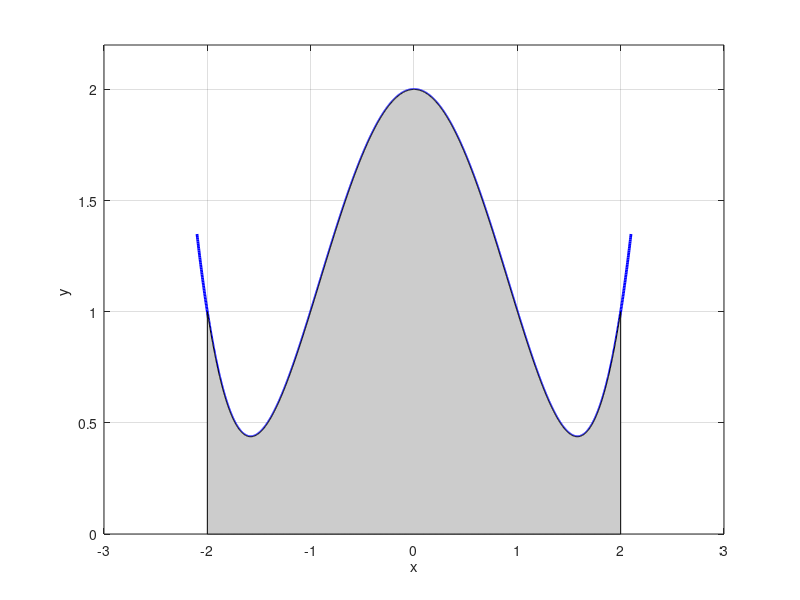
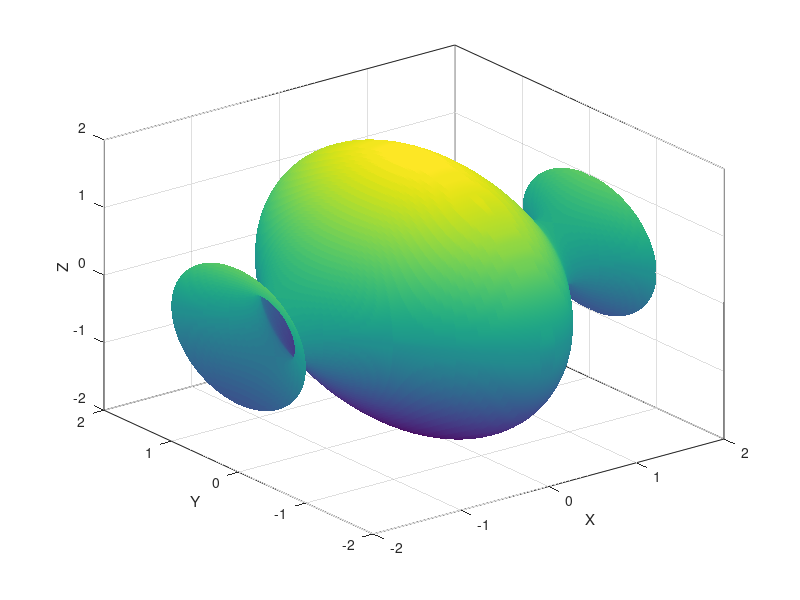
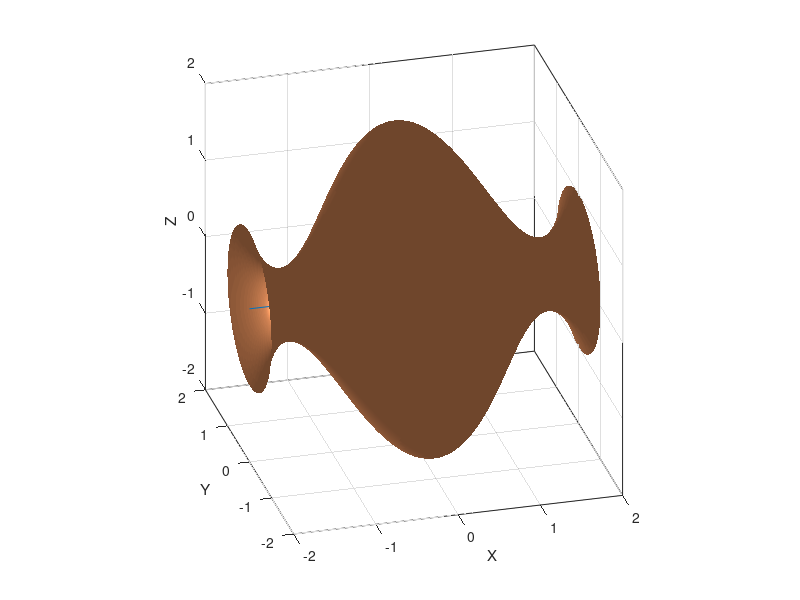
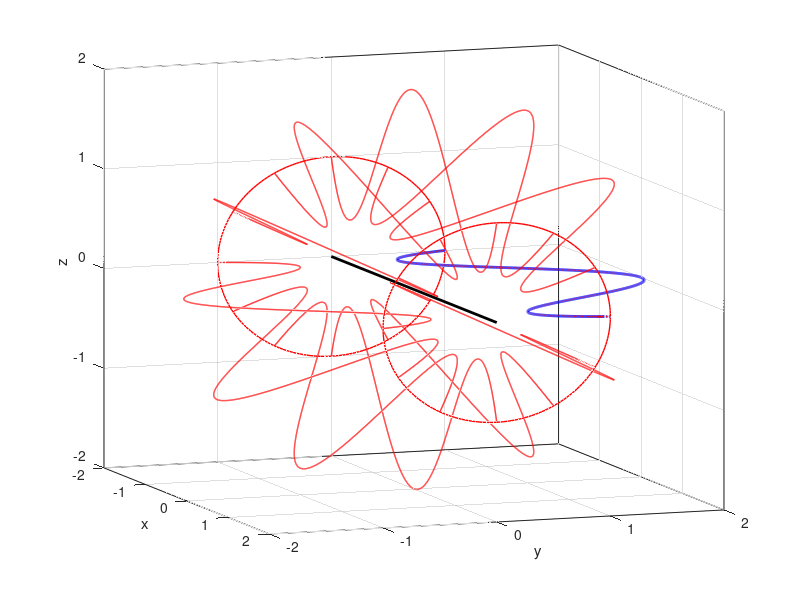

Recreate these plots in MATLAB, in order.
% math_vol_01.m
% 12 may 2015
% Ian Cooper   School of Physics   University of Sydney
% cooper@physics.usyd.edu.au
% http://www.physics.usyd.edu.au/teach_res/mp/mphome.htm
clear all
close all
clc

% INPUTS =================================================================
% number of partitions
    N = 2000;
% xA   xB  lower and upper bounds of region to be rotated
   xA = -2;
   xB = 2;

% x1   x2  limits for plotting function y = f(x)
   x1 = -2.1;
   x2 = 2.1;

% x values for region   /   xf values for function 
   x  = linspace(xA,xB,N);
   xF = linspace(x1,x2,N);
  
% Region y   /   Function  yF
   k = 5;
   y  = 2+(x.^4 - k .* x.^2)/4;
   yF = 2+(xF.^4 - k .* xF.^2)/4;
   %y = k .* sin(2*pi*x/2);



% GRAPHICS ===============================================================

figure(1)    % Region   /    Function   ---------------------------------
    col = 'b';
    fs = 9;
    set(gcf,'units','normalized','position',[0.1 0.7 0.22 0.22]);
    tx = 'x';
    ty = 'y ';
    
    xP = xF; yP = yF;
    plot(xP,yP,col,'lineWidth',2);
    xlabel(tx); ylabel(ty);
    hold on
   
    xP = x; yP = y;
    h_area = area(xP,yP);
    set(h_area,'FaceColor',[0.8 0.8 0.8]);
   
   set(gca,'Ylim',[0 1.1 * max(y)]);
%set(gca,'Ylim',Yrange);
%set(gca,'Xtick',xValues);
    grid on;
    box on;

figure(2)   % [3D] plot -------------------------------------------------
set(gcf,'units','normalized','position',[0.35 0.7 0.22 0.22]);
[X,Y,Z] = cylinder(y,100);
z = xA + Z.*(xB-xA);
surf(z,Y,X);
%axis square
xlabel('X'); ylabel('Y'); zlabel('Z') 
shading interp
box on

figure(3)   % [3D] plot --------------------------------------------------
set(gcf,'units','normalized','position',[0.6 0.7 0.22 0.22]);
[X,Y,Z] = cylinder(y,100);
z = xA + Z.*(xB-xA);
surfl(z,Y,X);
axis square
xlabel('X'); ylabel('Y'); zlabel('Z') 
shading interp
colormap(copper)
hold on
plot3([xA xB],[0 0], [0 0]);
box on
view(-15,26);

figure(4)   % animation of the rotation ---------------------------------
set(gcf,'units','normalized','position',[0.1 0.4 0.22 0.22]);

% X-axis
plot3([xA xB],[0 0], [0 0],'k','linewidth',2);
set(gca,'Xlim',[xA xB]);
set(gca,'Ylim',[xA xB]);
set(gca,'Zlim',[xA xB]);
xlabel('x'); ylabel('y'); zlabel('z') 
hold on
grid on
box on
view(70,10);

% Function
xP = x; yP = y; zP = zeros(1,N);
plot3(xP,yP,zP,'b','linewidth',2);

t = 0 : pi/100 : 2*pi;
xP = x(end) .* ones(1,length(t)); yP = y(end) .* cos(t); zP = y(end).*sin(t);
h_plot3 = plot3(xP,yP,zP,'r','linewidth',1);
xP = x(1) .* ones(1,length(t)); yP = y(1) .* cos(t); zP = y(1).*sin(t);
h_plot3 = plot3(xP,yP,zP,'r','linewidth',1);

for t = 0:pi/6:2*pi;
xP = x; yP = y .* cos(t); zP = y.*sin(t);
h_plot3 = plot3(xP,yP,zP,'r','linewidth',1);
%plot3(xB,yP(end),zP(end),'ro');
pause(1)
set(gca,'Xlim',[xA xB]);
set(gca,'Ylim',[xA xB]);
set(gca,'Zlim',[xA xB]);
end
